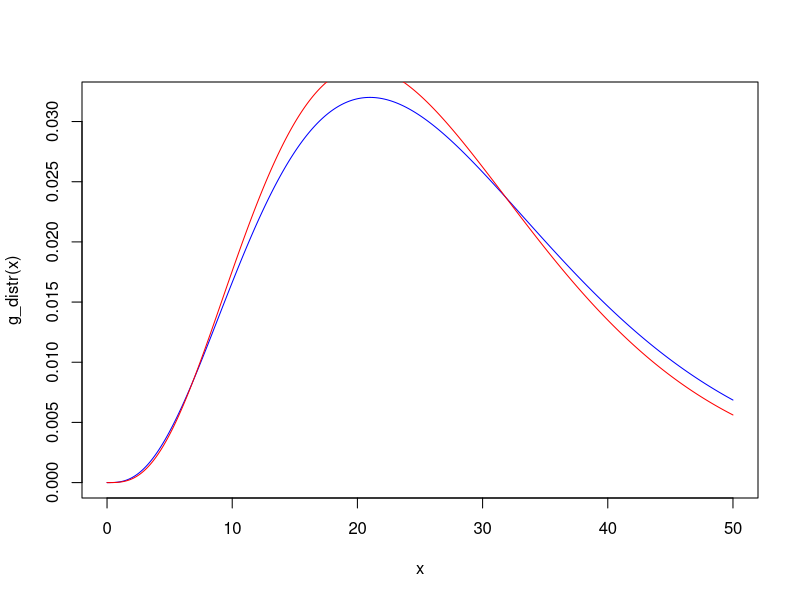
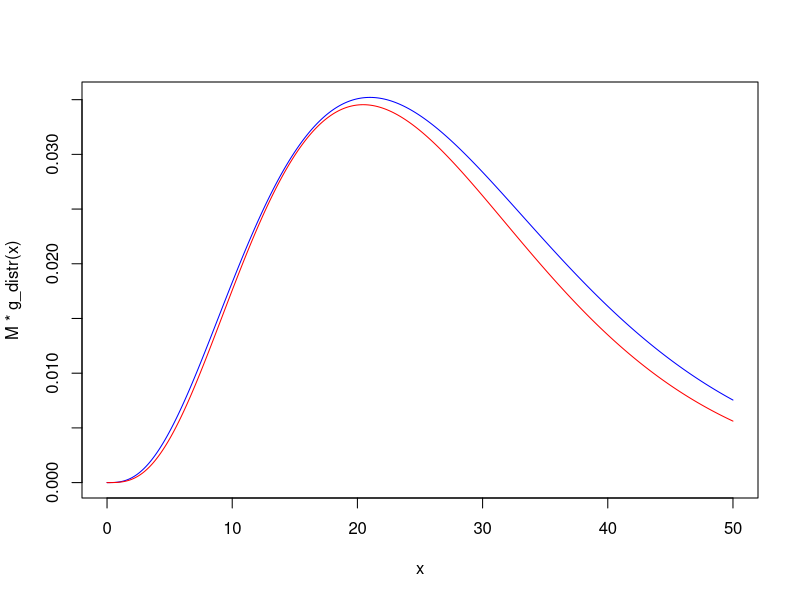
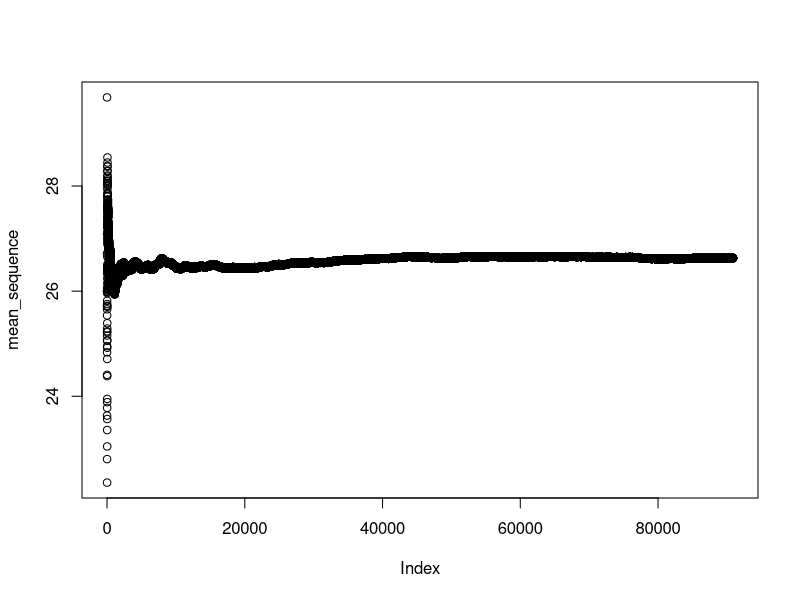
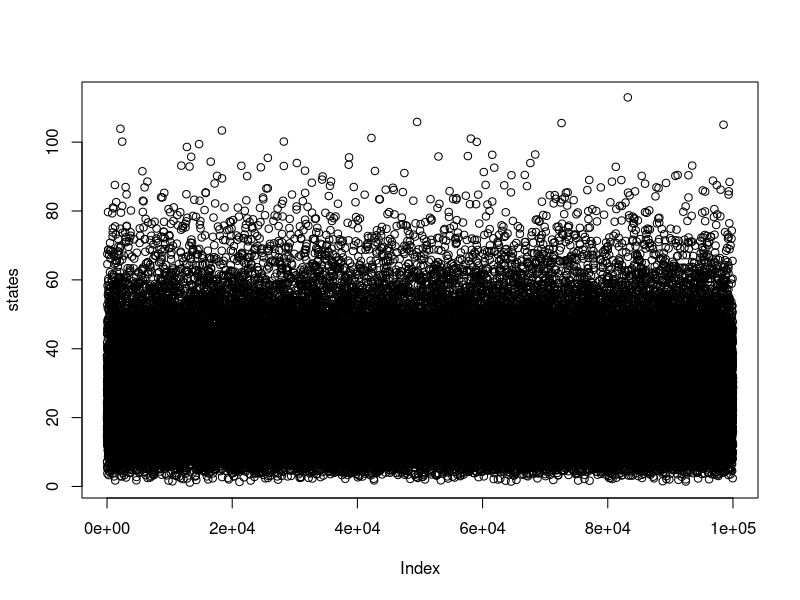
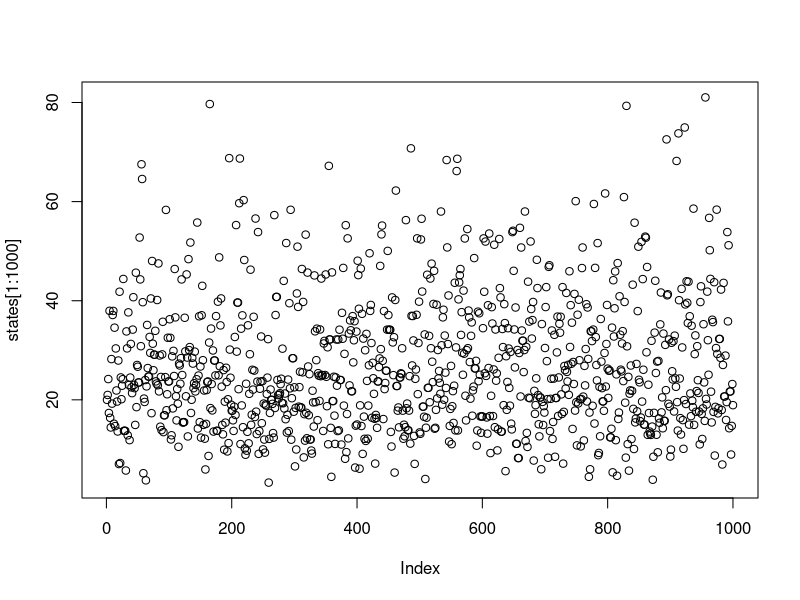
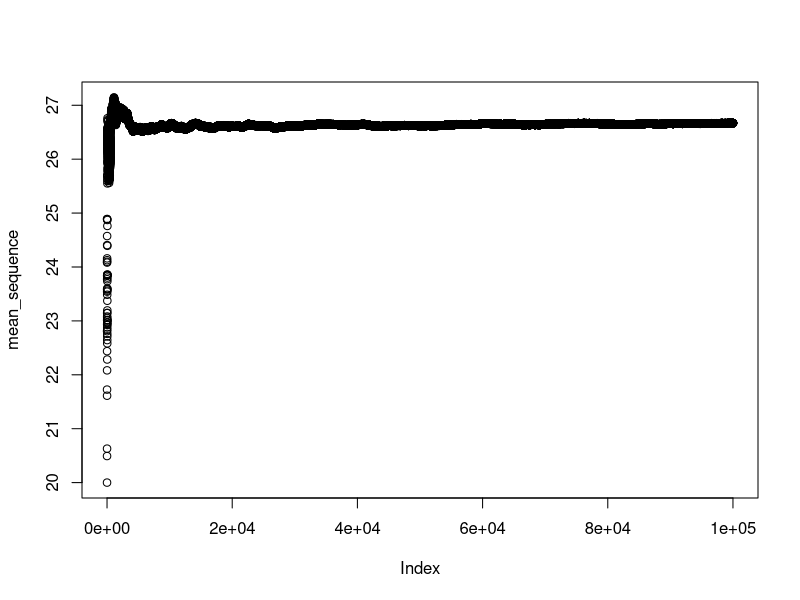
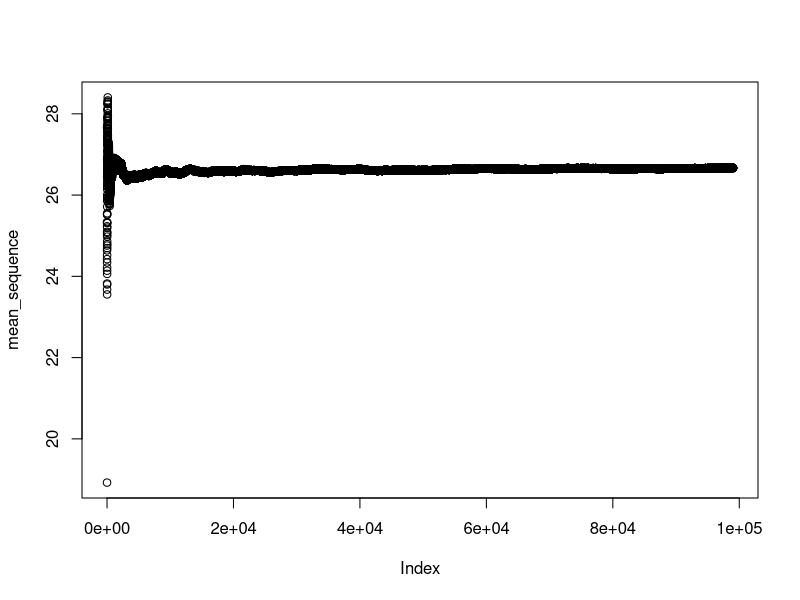

R code for these plots, in order: (Note: a time limit stopped this script after it produced the figures.)
## ---- chunk 1
knitr::opts_chunk$set(echo = TRUE, fig.height = 4)
## ---- chunk 2
alpha_pi <- 4.3
beta_pi <- 6.2

alpha_g <- 4
beta_g <- 7

pi_distr <- function(x) {
  dgamma(x, shape = alpha_pi, scale  = beta_pi)
}

g_distr <- function(x) {
  dgamma(x, shape = alpha_g, scale  = beta_g)
}

g_sample <- function(n = 1) {
  rgamma(n, shape = alpha_g, scale  = beta_g)
}

pi_div_g_distr <- function(x) {
  # TODO make more computationally efficient
  pi_distr(x) / g_distr(x)
}
  
x <- seq(0, 50, 0.01)

plot(x, g_distr(x), type="l", col="blue")
lines(x, pi_distr(x), col="red")
## ---- chunk 3
x_star <- (alpha_g-alpha_pi)/(1/beta_g-1/beta_pi)
x_star

pi_distr(x_star) / g_distr(x_star)
## ---- chunk 4
# Use 1.1 to be sure
M <- 1.1

plot(x, M*g_distr(x), type="l", col="blue")
lines(x, pi_distr(x), col="red")
## ---- chunk 5
N <- 100000
set.seed(2020)

samples <- c()

# TODO optimize?
for (i in 1:N) {
  x <- g_sample(1)
  r <- pi_div_g_distr(x)/M
  
  u = runif(1)
  if (r <= u) {
    next;
  } else {
    samples <- c(samples, x)
  }
}

mean_sequence <- cumsum(samples) / seq_along(samples)
plot(mean_sequence)

mean_sequence[length(mean_sequence)]
## ---- chunk 6
theoretical_mean <- alpha_pi * beta_pi
theoretical_mean
## ---- chunk 7
metropolis_hastings <- function(q_sample, q_ratio, pi_ratio, N, initial_state) {
  state <- initial_state
  
  states <- list(state)
  
  for (i in 1:N) {
    proposed <- q_sample()
    
    alpha <- q_ratio(state, proposed) * pi_ratio(proposed, state)

    if (alpha >= 1 || runif(1) <= alpha) {
      state <- proposed
    }
      
    states <- append(states, list(state))
  }
  
  return (states)
}

states <- unlist(metropolis_hastings(
  g_sample,
  function(x, y) g_distr(x) / g_distr(y),
  function(x, y) pi_distr(x) / pi_distr(y),
  N,
  20
))

plot(states)
plot(states[1:1000])

mean_sequence <- cumsum(states) / seq_along(states)
plot(mean_sequence)

burn_in_length <- 1000
samples <- states[burn_in_length:length(states)]
mean_sequence <- cumsum(samples) / seq_along(samples)
plot(mean_sequence)

mean_sequence[length(mean_sequence)]
## ---- chunk 8
alpha_g2 <- 5
beta_g2 <- 6

g2_distr <- function(x) {
  dgamma(x, shape = alpha_g2, scale  = beta_g2)
}

g2_sample <- function(n = 1) {
  rgamma(n, shape = alpha_g2, scale  = beta_g2)
}

states <- unlist(metropolis_hastings(
  g2_sample,
  function(x, y) g2_distr(x) / g2_distr(y),
  function(x, y) pi_distr(x) / pi_distr(y),
  N,
  20
))

plot(states)
plot(states[1:1000])

mean_sequence <- cumsum(states) / seq_along(states)
plot(mean_sequence)

burn_in_length <- 1000
samples <- states[burn_in_length:length(states)]
mean_sequence <- cumsum(samples) / seq_along(samples)
plot(mean_sequence)

mean_sequence[length(mean_sequence)]
## ---- chunk 9
tab <- read.table("LogisticData.txt", header = TRUE, sep = "", dec = ".")

head(tab)
## ---- chunk 10
data <- data.frame(
  emergency = tab$erodd,
  # hmo = factor(tab$np),
  # health = factor(tab$metq)
  hmo = tab$np,
  health = tab$metq
)

head(data)
## ---- chunk 11
logistic_model <- glm(emergency ~ hmo + health, data = data, family = "binomial")

sum <- summary(logistic_model)

sum
## ---- chunk 12
a_mean <- sum$coefficients["(Intercept)", "Estimate"]
a_variance <- sum$coefficients["(Intercept)", "Std. Error"]^2

b_mean <- sum$coefficients["hmo", "Estimate"]
b_variance <- sum$coefficients["hmo", "Std. Error"]^2

c_mean <- sum$coefficients["health", "Estimate"]
c_variance <- sum$coefficients["health", "Std. Error"]^2

tab <- data.frame(
  a = c(a_mean, a_variance),
  b = c(b_mean, b_variance),
  c = c(c_mean, c_variance)
)

row.names(tab) <- c("Mean", "Variance")

tab
## ---- chunk 13
library(mvtnorm)

likelihood <- function(data, a, b, c) {
  hmos <- unique(data$hmo)
  k <- length(hmos)
  
  likelihood <- 1
  
  for (i in 1:k) {
    indices <- which(data$hmo == hmos[i])
    exp_factor <- exp(a + b*hmos[i]+c*data$health[indices])
    
    factors <- ifelse(data$emergency[indices], exp_factor, 1) / (1 + exp_factor)
    
    likelihood <- likelihood * prod(factors)
  }
  
  return (likelihood)
}

mean <- c(a_mean, b_mean, c_mean)
sigma <- diag(c(a_variance, b_variance, c_variance))
sample_proposal <- function() rmvnorm(1, mean, sigma)
proposal_likelihood <- function(x) dmvnorm(x, mean, sigma, log=FALSE)

states <- metropolis_hastings(
  function() c(sample_proposal()),
  function(x, y) proposal_likelihood(x) / proposal_likelihood(y),
  function(x, y) likelihood(data, x[1], x[2], x[3]) / likelihood(data, y[1], y[2], y[3]),
  N,
  mean
)

# samples
## ---- chunk 14
as <- c()
bs <- c()
cs <- c()
for (s in states) {
  as <- c(as, s[1])
  bs <- c(bs, s[2])
  cs <- c(cs, s[3])
}

samples <- data.frame(a=as, b=bs, c=cs)

plot(0:N, samples$a, col="red", ylim=c(-10, 10))
points(0:N, samples$b, col="green")
points(0:N, samples$c, col="blue")
## ---- chunk 15
hist(samples$a)
hist(samples$b)
hist(samples$c)
